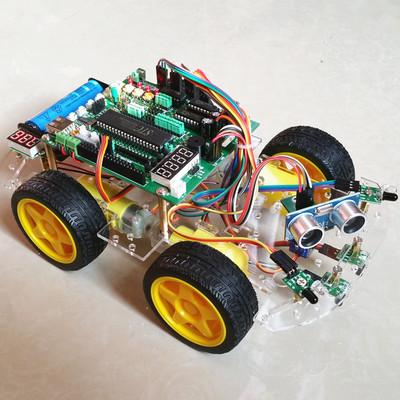
#> input picture src/img/car.jpg, 400 x 400 px; its folder holds only this picture in this run
$ python -i compose.py   (imports and definitions only)
#> lines starting #> are read from the running program, lines starting #| are printed output that depends on the picture
### src/python/script/util.py
import io
import os
import json

TMP_COMPLEX = {
    "name" : 'None',
    "sprite": [],
    "use_render_cache": False,
    "xmax": 0,
    "xmin": 0,
    "ymax": 0,
    "ymin": 0
}

TMP_SPR = {
    "camera": "perspective auto height",
    "filepath": "",
    "name": "_sprite",
    "position": {
        "x": 0,
        "y": 0,
    },
    "x offset": 0.0,
    "y offset": 0.0,
    "x scale": 1.0,
    "y scale": 1.0,
}

def load_json(src, encoding='GBK'):
    print('json src :' + src)
    if not os.path.exists(src):
        return None

    fsrc = io.open(src, mode='r', encoding=encoding)
    jval = json.load(fsrc)
    fsrc.close()

    return jval

# [17 lines left out: functions dump_json, filename_no_ext, not called in this run]

### src/python/script/compose.py

import cv2 as cv
import numpy as np
import math
import os
from util import load_json, dump_json

tmp_canvas = None

class transform:
    # [13 lines left out: functions __init__, translate, not called in this run]

    def rotate(self, angle):
        self.angle += angle
        self.dirty = True

    # [124 lines left out: functions scale, matrix, gen_trans, _set_max_aux, _set_min_aux, extend_border_spr and 4 more, not called in this run]

def get_canvas_offset(border):
    return (-border['x1'], -border['y2'])

# [67 lines left out: functions add_weight_aux, draw_spr, draw_group, draw_complex, not called in this run]

def draw_layer(canvas, offset, layer, base_dir):
    return draw_complex(canvas, offset, layer, base_dir)

def draw_lr(src):
    lr = load_json(src)
    layers = lr['layer']

    height = lr['size']['height']
    width = lr['size']['width']
    offset = (width / 2, -height / 2)
    base_dir = os.path.dirname(src)

    print('offset')
    print(offset)

    canvas = np.zeros((height, width, 4))
    print(canvas.shape)
    canvas = draw_layer(canvas, offset, layers[0], base_dir)
    canvas = draw_layer(canvas, offset, layers[1], base_dir)

    # [5 lines of commented-out code are left out]

    return canvas


# [22 lines left out: function main, not called in this run]
    # cv.imshow('haha', canvas)
    # cv.waitKey()

# [3 lines not run here, left out]

>>> import cv2
>>> picture = cv2.imread('../../img/car.jpg', cv2.IMREAD_GRAYSCALE)
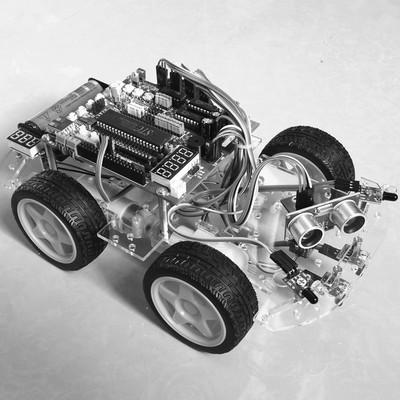
#> picture: shape (400, 400); min 0, max 255, mean 167.4
>>> result = draw_lr(picture)
#> (the run stopped early here; a loop or call above may not have finished)

$ run again, on src/img/dog.jpg
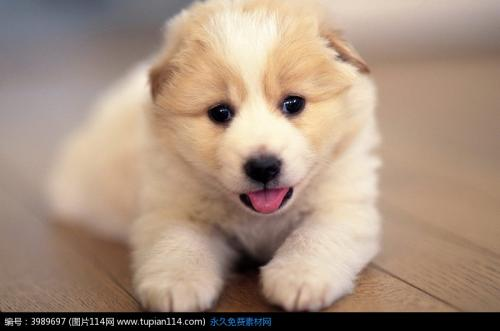
#> input picture src/img/dog.jpg, 500 x 331 px
#> `picture = cv2.imread('../../img/car.jpg', cv2.IMREAD_GRAYSCALE)`:
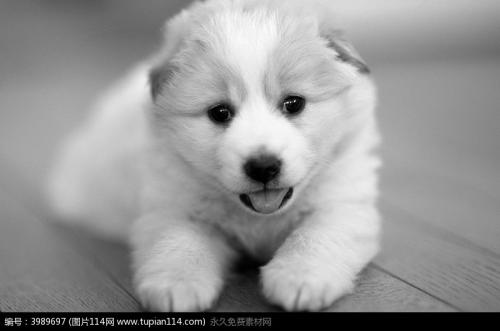
#> picture: shape (331, 500); min 0, max 252, mean 149.4
